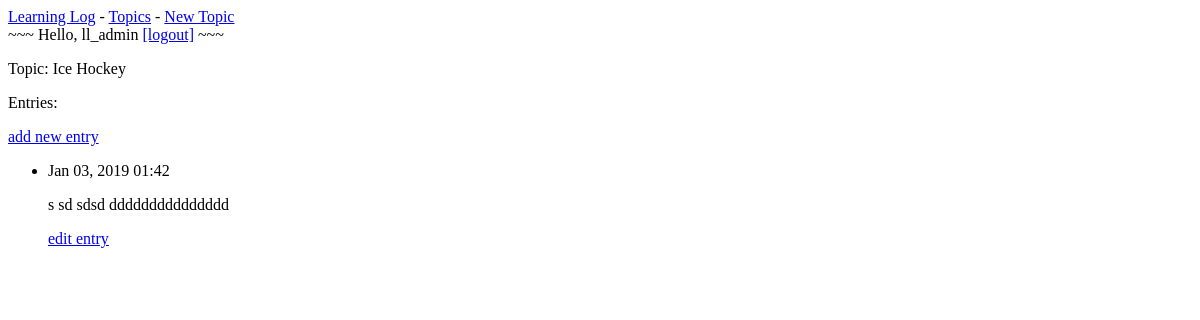
The app's page /topics/4/ (signed in), older data.
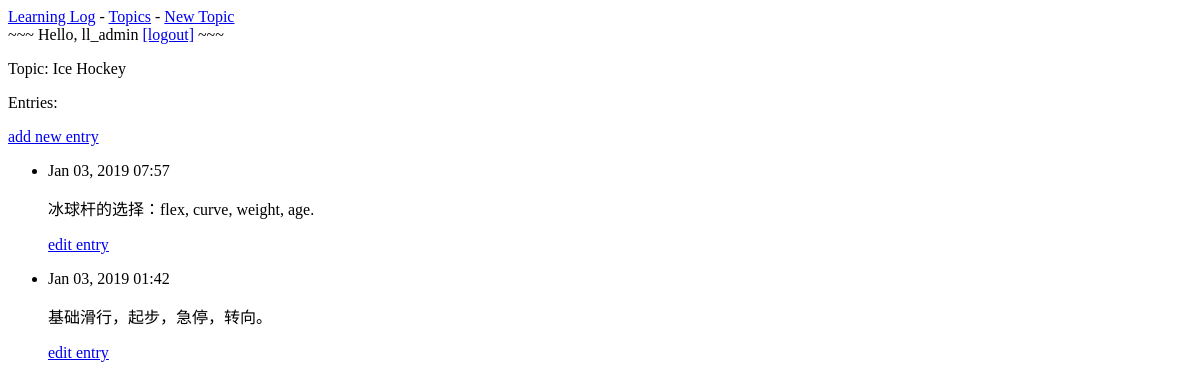
The same page, newer data.
### learning_logs/models.py (models this page shows, shortened)
class Entry(models.Model):
	topic = models.ForeignKey(Topic, on_delete=models.CASCADE)
	text = models.TextField()
	date_added = models.DateTimeField(auto_now_add=True)
	class Meta:
		verbose_name_plural = 'entries'

### learning_logs/views.py (the view)
# urls.py: url(r'^topics/(?P<topic_id>\d+)/$', views.topic, name='topic'),
@login_required
def topic(request, topic_id):
	topic = Topic.objects.get(id=topic_id)
	entries = topic.entry_set.order_by('-date_added')
	context = {'topic': topic, 'entries': entries}
	return render(request, 'learning_logs/topic.html', context)

### learning_logs/models.py (called while the page is built)
	def __str__(self):
		return self.text

### learning_logs/templates/learning_logs/topic.html
{% extends 'learning_logs/base.html' %}
{% block content %}
  <p>Topic: {{ topic }}</p>
  <p>Entries: </p>
  <p>
    <a href="{% url 'learning_logs:new_entry' topic.id %}">add new entry</a>
  </p>
  <ul>
  	{% for entry in entries %}
  	  <li>
  	  	<p>{{ entry.date_added|date:'M d, Y H:i' }}</p>
  	  	<p>{{ entry.text|linebreaks }}</p>
        <p><a href="{% url 'learning_logs:edit_entry' entry.id %}">edit entry</a></p>
  	  </li>
  	  {% empty %}
  	    <li>
  	      There are no entries for this topic yet.
  	    </li>
  	    {% endfor %}
  </ul>
{% endblock content %}

Row changes from the older to the newer data that the page shows:
added Entry: date_added "Jan 03, 2019 07:57", text "冰球杆的选择：flex, curve, weight, age."
changed Entry: text "s sd sdsd ddddddddddddddd" → "基础滑行，起步，急停，转向。"
